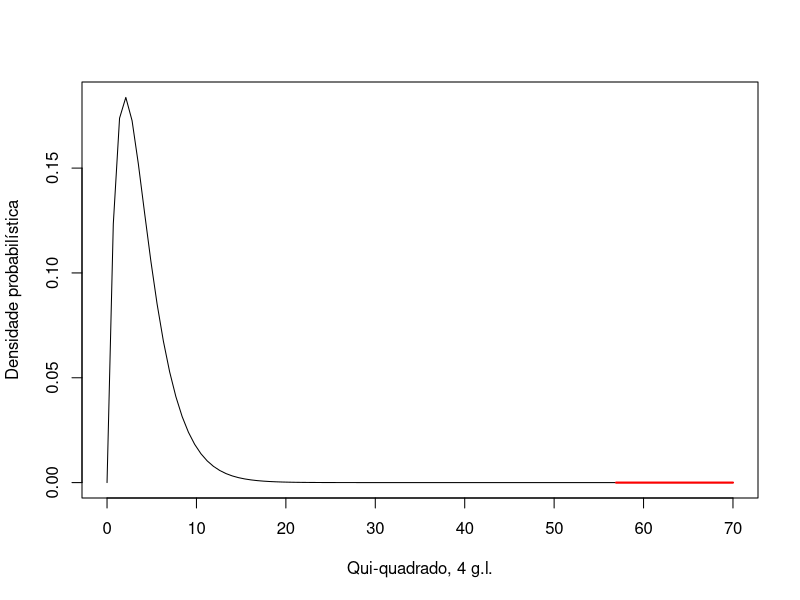

Here is the R script that generated this plot:
#Operaçao com vetores

a <- 1:10
b <- -(1:10) #- fora do parenteses para números negativos
sum(a+b)


#Criando sequencias

a <- seq(from=0, to=1, length = 9)
b <- seq(from=0, to=0.5, length = 9)
a/b
b/a
1+b/a
(1+b)/a

#Criando sequencias repetidas 

a <- rep( c(1,2), each=3 )
b <- rep( c(3,4), 6)
a 
b 

a+b

#Calculando média
pesos <- c(78.4, 79.8, 76.0, 75.3, 77.4, 78.6, 77.9, 78.8, 79.2, 75.2, 75.0, 79.4)
pesos

pesos.dif <- diff(pesos) #diff dá a diferença entre o valor atual e o próximo
pesos.dif

length(pesos)
length(pesos.dif) #retorna um vetor de comprimento "n-1"

max(pesos)
min(pesos)
mean(pesos)

range(pesos) #retorna o valor mínimo e o máximo

#Mëdia sem a funcao mean - se da pela formula
sum(pesos)/length(pesos)

#Valores faltantes ou nao numericos
#calcular a média de log na base 10 de pesos
mean(log(pesos.dif, base=10))

#NaN - valores nao numericos, o R retornou o erro NaNs produzidos pq havia log de numero repetido

pesos.dif
log(pesos.dif, base=10)
(falta.um <- c(rep(10,9),NA))
mean(falta.um)
sqrt(-1:9)
mean(sqrt(-1:9), na.rm=T)

mean(falta.um, na.rm=TRUE) #na.rm desconsidera os valores de Nan
var(sqrt(-1:9), na.rm=TRUE)

#Indice de Shannon

abund <- c(13, 23, 29, 29, 30, 48, 72, 76, 83, 84, 86, 97,102, 229, 343)
tot <- sum(abund)
tot
pi <- abund/tot
pi
log.pi <- log(pi)
log.pi
pi.log.pi <- pi*log.pi
pi.log.pi
H <- - sum(pi.log.pi)
H

#Todo este calculo pode ser resumido a uma linha
-sum( abund/sum(abund) * log( abund/sum(abund) ) )

#criamos um pi no workspace (global environment) que faz com q apareca apenas o nosso
#pi, para buscar o da geometria na base -> base::pi
search()
pi
base::pi

#amostra normal
normal.1 <- rnorm(10,10,2.5)
normal.1

#Calculo de minimo e maximo de valores desta amplitude
range(normal.1)
diff( range(normal.1) ) #A diferenca entre a max e a min. 

#com amostras maiores
diff( range ( rnorm(100, mean = 10, sd = 0.5) ) )
diff( range ( rnorm(1000, mean = 10, sd = 0.5) ) )
diff( range ( rnorm(10000, mean = 10, sd = 0.5) ) )


#QUI-quadrado - sem formula, na unha
disponivel <- c(60,28,9,2.5,0.5)
consumido <- c(544,285,117,54,12)
tot.itens <- sum(consumido)
esperado <- tot.itens*disponivel/100
desvio <- consumido - esperado
desvio

d.quad <- desvio^2/esperado
qui2 <- sum(d.quad)
qui2
pchisq(q=qui2, df=4, lower.tail=FALSE)

## Faz o grafico da funcao Qui-quadrado com 4 graus de liberdade,
## veja ajuda funcao curve
curve(dchisq(x, df=4),0,70, xlab="Qui-quadrado, 4 g.l.", ylab="Densidade probabilística")
## Sobrepoe uma linha vermelha a partir 
##do valor calculado do Qui-quadrado
curve(dchisq(x, df=4), 56.93, 70, add=T, col="red", lwd=2)

#Arredontamento
ceiling( 4.3478 )
floor( 4.3478 )
round( 4.3478 )
round( 4.3478 , digits=3)
round( 4.3478 , digits=2)

factorial( 4 )         # Fatorial de 4
choose(10,3)          # Coeficientes binomiais: combinação de 10 3-a-3

##Exercicio apostila - 2.1 Estimadores de Pollard
n <- 30
S <- 2531.754 #a soma do quadrado das distâncias de cada árvore ao centro de seu quadrante

den <- (4*(4*n-1))/(pi*S)
den
var <- den/(4*n-2)
var


#Exercicio 2.2 - fustes

DAP <- 13.5
Per <- pi*(DAP/2)^2
Per
DAP1 <- 7
Per1 <- pi*(DAP1/2)^2
Per1
pi*(12/2)^2
DAP2 <- 9
Per2 <- pi*(DAP2/2)^2
Per2
DAP3 <- 12
Per3 <- pi*(DAP3/2)^2
Per3

pi*(7/2)^2 + pi*(9/2)^2 + pi*(12/2)^2
fustes <- sum(Per1,Per2,Per3)
fustes
#Exercicio 2.3 - revisitado
#Se uma árvore possui três fustes com DAPs de: 7cm, 9cm e 12cm, 
#qual o diâmetro (único) que é equivalente à sua área transversal? 
raio <- sqrt(fustes/pi)
raio
diauni <- raio*2
diauni
per=pi*raio^2
per


## Exercicio 2.4 - Biomassa das árvores

est.1=exp(-1.7953)*15^2.2974
est.1

est.2 <- -2.6464+1.9960*log(15)+0.7558*log(12)
exp(est.2)


est.1 <- exp(-1.7953)*15^2.2974
##Segunda estimativa
log.est.2 <- -2.6464+1.9960*log(15)+0.7558*log(12)
## Comparacao
est.1
exp(log.est.2)

#Exercicio 2.7
#Enumerar FUstes

dap <- c(5, 6, 7, 5, 10, 11, 6, 8, 9, 7)
dap
dap.index <- 1:length(dap) #Copiei da resposta
names.dap <- dap.index
dap

#2.8 - diversos fustes

dap <- c(5, 6, 7, 5, 10, 11, 6, 8, 9, 7)
at<- pi*(dap/2)^2
med <- sum(dap)/length(dap)
med
vari= (length(dap)*sum(dap^2)-sum(dap)^2)/(length(dap)*(length(dap)-1))
vari

#2.9 - Bits e Bytes

2^(1:10)

#2.10 - COntas de Luz
Rel=c(9839,	10149,	10486,	10746,	11264,	11684,	12082,	12599,	13004,	13350,	13717,	14052)
Rel
names <- c('jan','fev','mar','abr','mai','jun','jul','ago','set','out','nov','dez')

luz <- data.frame(Rel,names)
luz

cons <- diff(Rel)
range(cons)
cons
mean(cons)
median(cons)
var(cons)

#2.11 - quais argumentos das funcpes
#args retorna os argumentos da funcao
args(ls)

args(mean)
args(cumsum)
args(range)
args(sd)

#2.12 - argumentos das funcoes
args(sort)
args(log)
args(seq)

#2.13 - Amplitude normal (100, 1000, 100000) - tende a aumentar

diff(range(rnorm(100,10,5)))
diff(range(rnorm(1000,10,5)))
diff(range(rnorm(10000,10,5)))

#2.14 - Intervalo normal
#Normal padronizada - media 0 e desvio 1
#2.15 Normal entre 1.96 e -1.96

pnorm(1.96,0,1)*100
